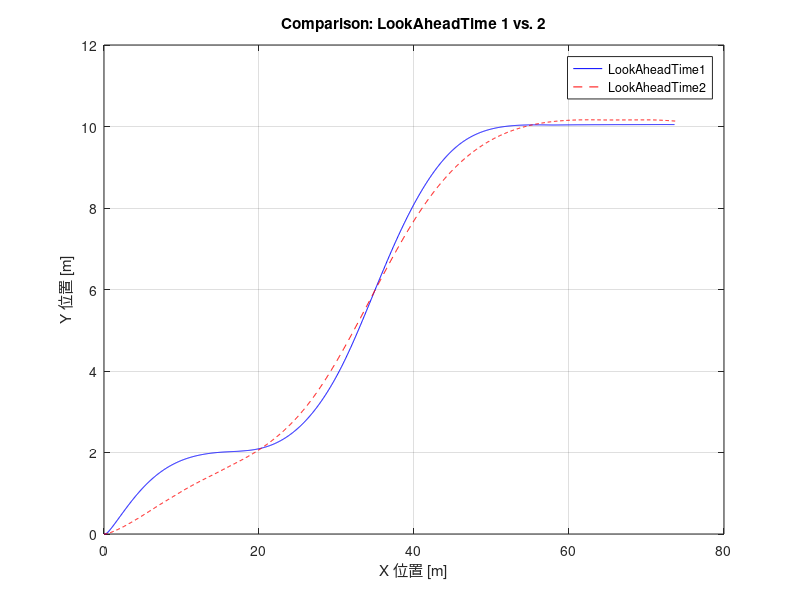

The MATLAB script that drew this image:
%%
% 第二次模擬產生結果 y2 和同樣的時間 t
load('LookAheadTime1.mat');  
X1 = X; Y1 = Y;

load('LookAheadTime2.mat');  
X2 = X; Y2 = Y;


% 畫圖比較
figure;
plot(X1, Y1, 'b-', 'DisplayName', 'LookAheadTime1');
hold on;
plot(X2, Y2, 'r--', 'DisplayName', 'LookAheadTime2');
xlabel('X 位置 [m]');
ylabel('Y 位置 [m]');
legend;
title('Comparison: LookAheadTime 1 vs. 2');
grid on;
